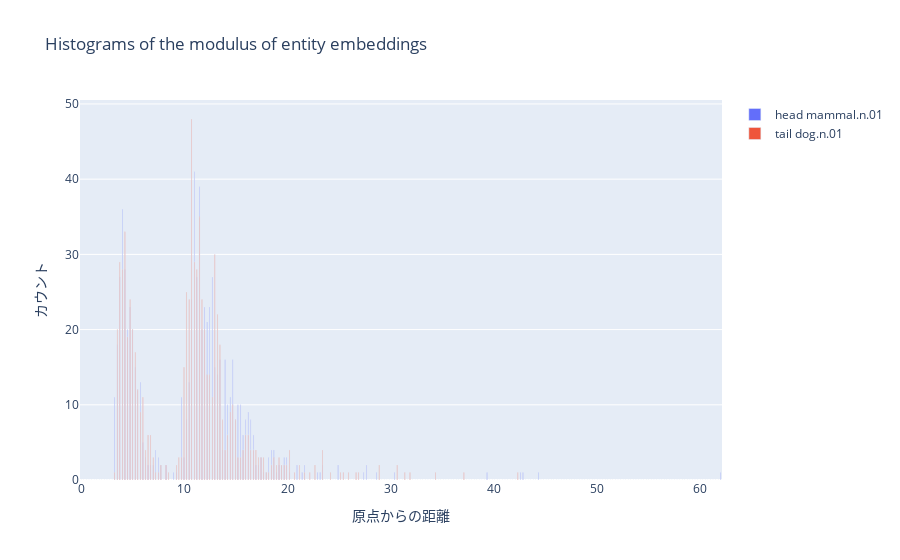

The notebook cell this image was saved under:
### Code cell
# headとtailの各座標を計算
phase_head, mod_head = np.split(entity_embedding[head_id], 2)
phase_tail, mod_tail = np.split(entity_embedding[tail_id], 2)

# ログ変換と極座標への変換
mod_head = np.log(np.abs(mod_head)) * np.sign(mod_head)
mod_tail = np.log(np.abs(mod_tail)) * np.sign(mod_tail)

phase_head = phase_head / embedding_range * np.pi
phase_tail = phase_tail / embedding_range * np.pi

# 極座標から直交座標への変換
x_head, y_head = mod_head * np.cos(phase_head), mod_head * np.sin(phase_head)
x_tail, y_tail = mod_tail * np.cos(phase_tail), mod_tail * np.sin(phase_tail)

# 距離の計算
distance_head = np.sqrt(x_head**2 + y_head**2)
distance_tail = np.sqrt(x_tail**2 + y_tail**2)

# 指定された区間で均等に分割
bin_edges = np.linspace(0, np.max([np.max(distance_head), np.max(distance_tail)]), num_bins + 1)

# ヒストグラムの作成
hist_head = np.histogram(distance_head, bins=bin_edges)
hist_tail = np.histogram(distance_tail, bins=bin_edges)

# Plotlyを使用してヒストグラムをプロット
fig = go.Figure()

# Head Entityのヒストグラム
fig.add_trace(go.Bar(x=hist_head[1][:-1], y=hist_head[0], name="head "+entities_dict[head_id], opacity=1.0, width=0.05))

# Tail Entityのヒストグラム
fig.add_trace(go.Bar(x=hist_tail[1][:-1], y=hist_tail[0], name="tail "+entities_dict[tail_id], opacity=1.0, width=0.05))

# レイアウトの設定
fig.update_layout(
    title='Histograms of the modulus of entity embeddings',
    xaxis=dict(title='原点からの距離'),
    yaxis=dict(title='カウント'),
    barmode='overlay',  # HeadとTailのヒストグラムをオーバーレイ
)

# プロットの表示
fig.show()

### Figure 1 — Plotly figure (JSON) as saved in the notebook; plotly's stock layout.template omitted (floating-point values rounded to 4 significant figures; data arrays with more than 128 entries replaced by an {"elided": "..."} marker saying what was removed)
{"data": [{"name": "head mammal.n.01", "opacity": 1, "type": "bar", "width": 0.05, "x": {"elided": "250 float values"}, "y": {"elided": "250 int values"}}, {"name": "tail dog.n.01", "opacity": 1, "type": "bar", "width": 0.05, "x": {"elided": "250 float values"}, "y": {"elided": "250 int values"}}], "layout": {"barmode": "overlay", "title": {"text": "Histograms of the modulus of entity embeddings"}, "xaxis": {"title": {"text": "原点からの距離"}}, "yaxis": {"title": {"text": "カウント"}}}}
